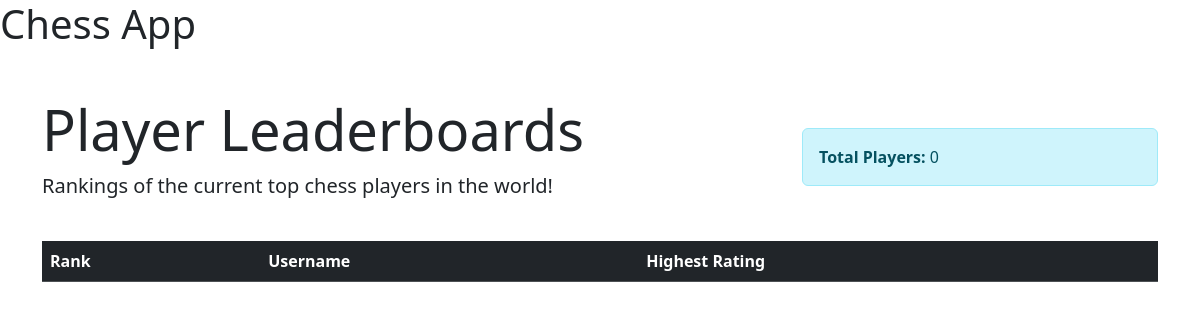
Before: /chessapp/ with the older database file.
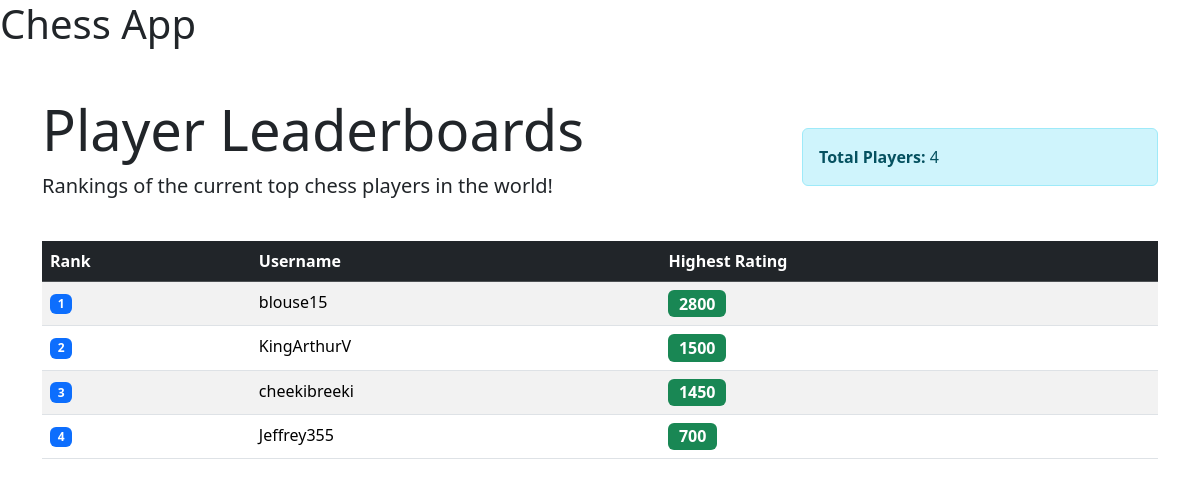
After: the same page with the newer database file.
### chessapp/models.py (models this page shows, shortened)
class Player(models.Model):
    username: models.CharField = models.CharField(max_length=50, unique=True)
    email: models.EmailField = models.EmailField(unique=True)
    date_created: models.DateTimeField = models.DateTimeField()
    last_online: models.DateTimeField = models.DateTimeField()

### chessapp/views.py (the view)
# urls.py: path('', views.index, name='index'),
def index(request):
    num_of_players = Player.objects.count()
    players = Player.objects.all()
    players_data = []
    for player in players:
        try:
            ratings = player.ratings
            highest_elo = max(ratings.rating_5_min, ratings.rating_10_min, ratings.rating_15_min, ratings.rating_30_min)
        except Ratings.DoesNotExist:
            highest_elo = 0
        players_data.append({
            'player': player,
            'highest_elo': highest_elo
        })
    players_data.sort(key=lambda x: x['highest_elo'], reverse=True)
    context = {
        'num_of_players': num_of_players,
        'players': players_data,
    }
    return render(request, 'index.html', context=context)

### chessapp/templates/index.html
{% extends "base_generic.html" %}
{% block content %}
<div class="container mt-5">
  <div class="row mb-4">
    <div class="col-md-8">
      <h1 class="display-4">Player Leaderboards</h1>
      <p class="lead">Rankings of the current top chess players in the world!</p>
    </div>
    <div class="col-md-4 d-flex align-items-center">
      <div class="alert alert-info w-100 mb-0">
        <strong>Total Players:</strong> {{ num_of_players }}
      </div>
    </div>
  </div>
  <div class="table-responsive">
    <table class="table table-striped table-hover">
      <thead class="table-dark">
        <tr>
          <th scope="col">Rank</th>
          <th scope="col">Username</th>
          <th scope="col">Highest Rating</th>
        </tr>
      </thead>
      <tbody>
        {% for item in players %}
        <tr>
          <td>
            <span class="badge bg-primary">{{ forloop.counter }}</span>
          </td>
          <td>{{ item.player.username }}</td>
          <td>
            <span class="badge bg-success fs-6">{{ item.highest_elo }}</span>
          </td>
        </tr>
        {% endfor %}
      </tbody>
    </table>
  </div>
</div>
{% endblock %}

### chessapp/templates/base_generic.html (shortened to what this page needs)
<!doctype html>
<html lang="en">
  <head>
    <link href="https://cdn.jsdelivr.net/npm/bootstrap@5.3.3/dist/css/bootstrap.min.css"
      rel="stylesheet"
>
    {% load static %}
    <link rel="stylesheet" href="{% static 'css/styles.css' %}" />
  </head>
  <body>
    <h1>Chess App</h1>
    <div class="container-fluid">
      <div>{% block content %}{% endblock %}</div>
    </div>
  </body>
</html>

Changed rows visible on the page:
added Player: player.username "blouse15", highest_elo "2800"
added Player: player.username "KingArthurV", highest_elo "1500"
added Player: player.username "cheekibreeki", highest_elo "1450"
added Player: player.username "Jeffrey355", highest_elo "700"
Other visible differences:
{{ num_of_players }}: "0" → "4"
